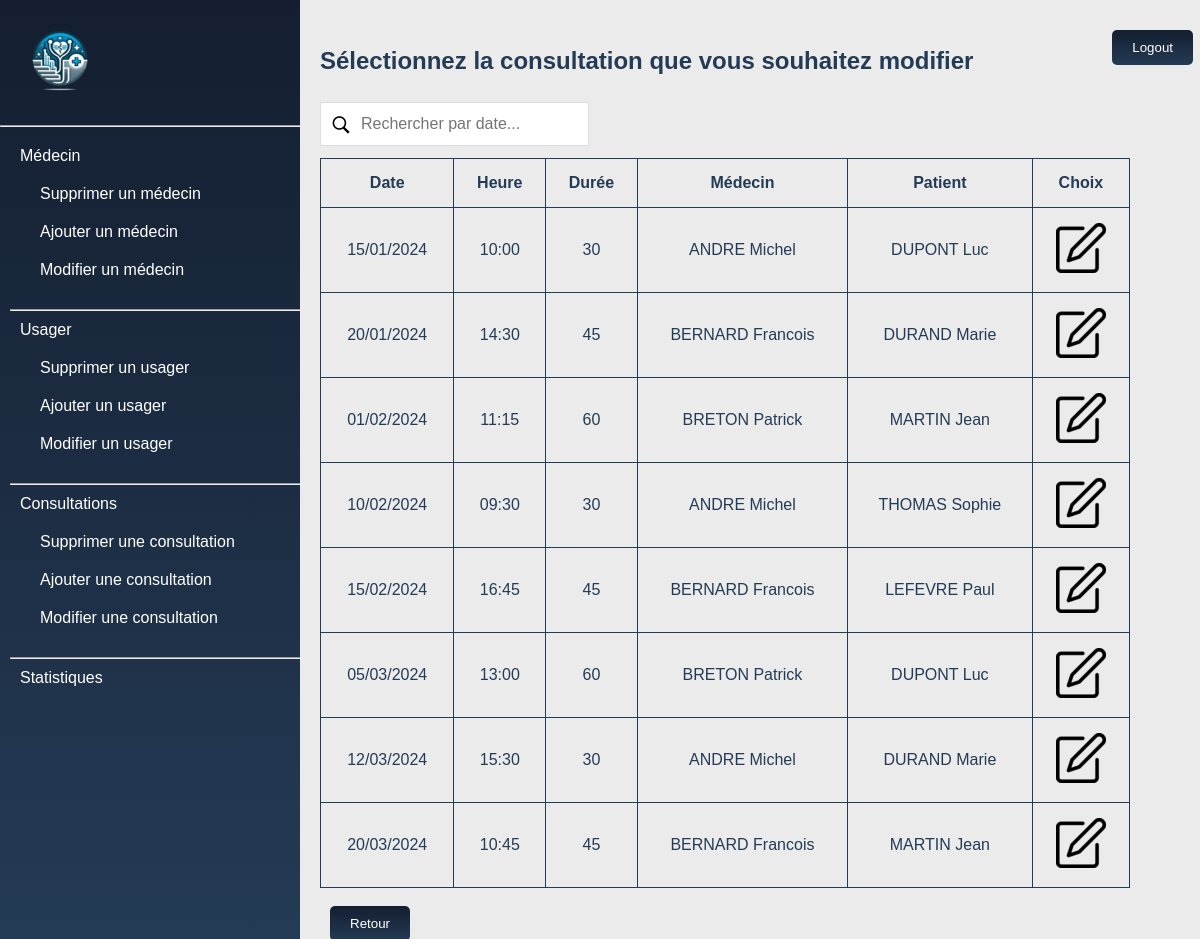
The app's page /PHP/rdv/modifier.php, older data.
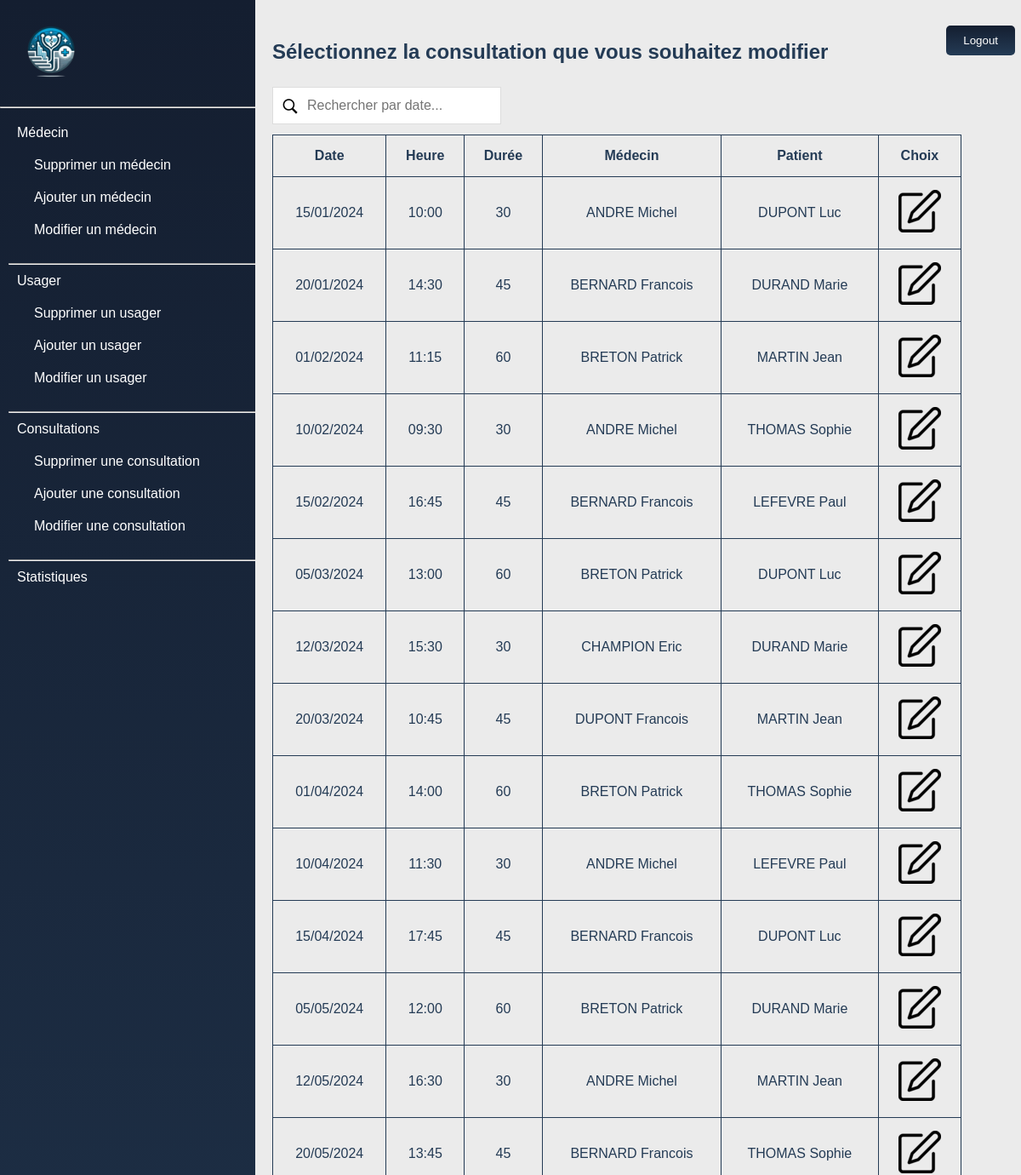
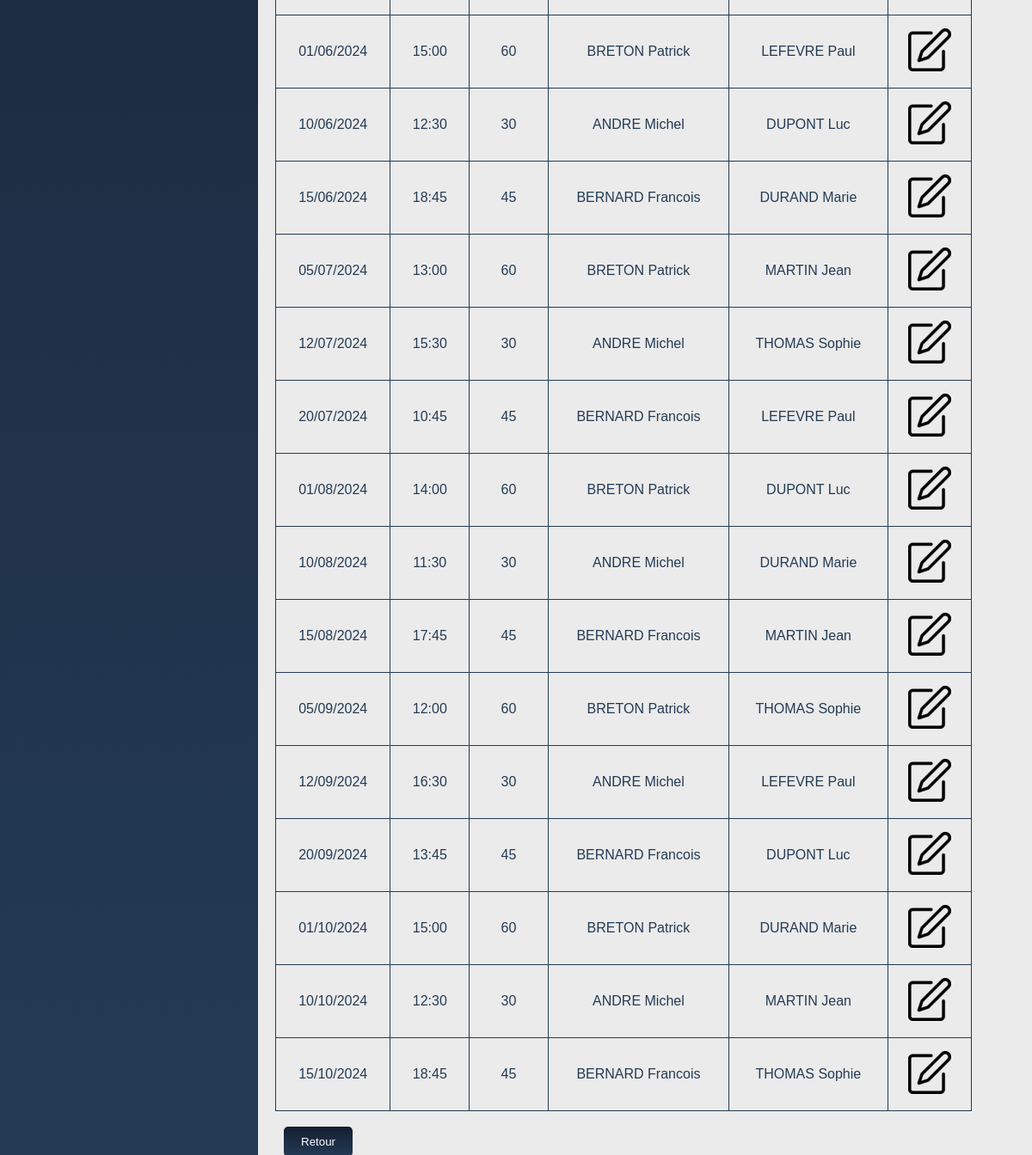
The same page, newer data (2 pictures, top to bottom).
### tables this page shows
CREATE TABLE rendezvous (
    ID INT PRIMARY KEY AUTO_INCREMENT,
    DateHeureRDV DATETIME NOT NULL,
    DuréeRDV INT NOT NULL,
    MedID int not null,
    UsaID int not null,
    FOREIGN KEY (MedID) REFERENCES medecin(ID),
    FOREIGN KEY (UsaID) REFERENCES usager(ID)
);

CREATE TABLE medecin (
    ID INT PRIMARY KEY AUTO_INCREMENT,
    Nom VARCHAR(255) NOT NULL,
    Prenom VARCHAR(255) NOT NULL,
    Civilite VARCHAR(10) NOT NULL
);

CREATE TABLE usager (
    ID INT PRIMARY KEY AUTO_INCREMENT,
    Nom VARCHAR(255) NOT NULL,
    Prenom VARCHAR(255) NOT NULL,
    Civilite VARCHAR(10) NOT NULL,
    Adresse VARCHAR(255) NOT NULL,
    DateNaissance DATE NOT NULL,
    LieuNaissance VARCHAR(255) NOT NULL,
    NumeroSecuriteSociale VARCHAR(15) NOT NULL UNIQUE,
    MedID int not null,
    FOREIGN KEY (MedID) REFERENCES medecin(ID)
);

### BDD/BDD.php (called while the page is built)
<?php
    class BDD {
        private static $_instance = null;
        private $linkpdo;
        private function __construct(){
            $this->linkpdo = new PDO(
                "mysql:host=db_project;dbname=php_project;charset=utf8",
                "test","test"
            );
        }
        public static function getInstanceBDD() {
            if(is_null(self::$_instance)) {
              self::$_instance = new BDD();
            }
            return self::$_instance;
        }
        public function getBDD(){
            return $this->linkpdo;
        }
    }
?>

### BDD/BDDrdv.php (called while the page is built, shortened)
<?php
include_once('BDD.php');
class BDDrdv
{
    private $BDD;
    public function __construct()
    {
        $this->BDD = BDD::getInstanceBDD();
    }
    public function select()
    {
        $sql = "SELECT ID,DateHeureRDV,DuréeRDV,MedID,UsaID FROM rendezvous order by DateHeureRDV";
        $result = $this->BDD->getBDD()->query($sql);
        return $result;
    }
}
?>

### BDD/BDDmedecin.php (called while the page is built, shortened)
<?php
    include_once('BDD.php');
    class BDDmedecin {
        private $BDD;
        public function __construct() {
            $this->BDD = BDD::getInstanceBDD();
        }
        public function selectNom(int $id){
            $sql = "SELECT Nom,Prenom FROM medecin WHERE ID=$id";
            $result = $this->BDD->getBDD()->query($sql);
            return $result;
        }
    }
?>

### BDD/BDDusager.php (called while the page is built, shortened)
<?php
include_once('BDD.php');
class BDDusager
{
    private $BDD;
    public function __construct()
    {
        $this->BDD = BDD::getInstanceBDD();
    }
    public function selectNom(int $id){
        $sql = "SELECT Nom,Prenom FROM usager WHERE ID=$id";
        $result = $this->BDD->getBDD()->query($sql);
        return $result;
    }
}
?>

### PHP/rdv/modifier.php (the view, shortened to what this page needs)
<!DOCTYPE HTML>
<html>
<head>
  <link rel="stylesheet" href="../../CSS/style.css">
</head>
<header>
  <?php include "../../HTML/header.php"; ?>
</header>
<body>
  <div class="content-wrapper">
    <div class="scrollable-div ">
      <form action="../logout.php" method="post">
        <input onclick='return confirm("Voulez-vous vraiment vous déconnecter ?")' id="logout" type="submit"
          value="Logout">
      </form>
      <h2 class="h2page">Sélectionnez la consultation que vous souhaitez modifier</h2>
      <input type="text" id="myInput" onkeyup="recherche()" placeholder="Rechercher par date...">
      <table id="myTable">
        <tr>
          <th>Date</th>
          <th>Heure</th>
          <th>Durée</th>
          <th>Médecin</th>
          <th>Patient</th>
          <th>Choix</th>
        </tr>
        <?php
        require("../../BDD/BDDrdv.php");
        $BDD = new BDDrdv();
        $records = $BDD->select();
        while ($row = $records->fetch()) {
          $recordID = $row["ID"];
          require_once("../../BDD/BDDmedecin.php");
          $BDDmed = new BDDmedecin();
          $recordNom = $BDDmed->selectNom($row["MedID"]);
          while ($medecin = $recordNom->fetch()) {
            $nommed = $medecin["Nom"] . " " . $medecin["Prenom"];
          }
          require_once("../../BDD/BDDusager.php");
          $BDDusa = new BDDusager();
          $recordNomusa = $BDDusa->selectNom($row["UsaID"]);
          while ($usager = $recordNomusa->fetch()) {
            $nomusa = $usager["Nom"] . " " . $usager["Prenom"];
          }
          $date = $row["DateHeureRDV"];
          $dateHeureObj = new DateTime($date);
          $dateRDV = $dateHeureObj->format('d/m/Y');
          $heureRDV = $dateHeureObj->format('H:i'); ?>
          <tr>
            <td>
              <?php echo $dateRDV; ?>
            </td>
            <td>
              <?php echo $heureRDV; ?>
            </td>
            <td>
              <?php echo $row["DuréeRDV"]; ?>
            </td>
            <td>
              <?php echo $nommed; ?>
            </td>
            <td>
              <?php echo $nomusa; ?>
            </td>
            <td>
              <a href='modification.php?recordID=<?php echo $recordID ?>' class="delete-icon">
                <img src="../../IMAGES/update-icon-50.png"></a>
            </td>
          </tr>
        <?php } ?>
      </table>
      <button class="retour" onclick="location.href='../../choix.php'">Retour</button>
    </div>
  </div>
</body>
</html>

Row changes from the older to the newer data that the page shows:
changed rendezvous: MedID.Prenom "ANDRE Michel" → "CHAMPION Eric"
changed rendezvous: MedID.Prenom "BERNARD Francois" → "DUPONT Francois"
added rendezvous: DateHeureRDV "01/04/2024", DateHeureRDV "14:00", DuréeRDV "60", MedID.Prenom "BRETON Patrick", UsaID.Prenom "THOMAS Sophie"
added rendezvous: DateHeureRDV "10/04/2024", DateHeureRDV "11:30", DuréeRDV "30", MedID.Prenom "ANDRE Michel", UsaID.Prenom "LEFEVRE Paul"
added rendezvous: DateHeureRDV "15/04/2024", DateHeureRDV "17:45", DuréeRDV "45", MedID.Prenom "BERNARD Francois", UsaID.Prenom "DUPONT Luc"
added rendezvous: DateHeureRDV "05/05/2024", DateHeureRDV "12:00", DuréeRDV "60", MedID.Prenom "BRETON Patrick", UsaID.Prenom "DURAND Marie"
added rendezvous: DateHeureRDV "12/05/2024", DateHeureRDV "16:30", DuréeRDV "30", MedID.Prenom "ANDRE Michel", UsaID.Prenom "MARTIN Jean"
added rendezvous: DateHeureRDV "20/05/2024", DateHeureRDV "13:45", DuréeRDV "45", MedID.Prenom "BERNARD Francois", UsaID.Prenom "THOMAS Sophie"
added rendezvous: DateHeureRDV "01/06/2024", DateHeureRDV "15:00", DuréeRDV "60", MedID.Prenom "BRETON Patrick", UsaID.Prenom "LEFEVRE Paul"
added rendezvous: DateHeureRDV "10/06/2024", DateHeureRDV "12:30", DuréeRDV "30", MedID.Prenom "ANDRE Michel", UsaID.Prenom "DUPONT Luc"
added rendezvous: DateHeureRDV "15/06/2024", DateHeureRDV "18:45", DuréeRDV "45", MedID.Prenom "BERNARD Francois", UsaID.Prenom "DURAND Marie"
added rendezvous: DateHeureRDV "05/07/2024", DateHeureRDV "13:00", DuréeRDV "60", MedID.Prenom "BRETON Patrick", UsaID.Prenom "MARTIN Jean"
added rendezvous: DateHeureRDV "12/07/2024", DateHeureRDV "15:30", DuréeRDV "30", MedID.Prenom "ANDRE Michel", UsaID.Prenom "THOMAS Sophie"
added rendezvous: DateHeureRDV "20/07/2024", DateHeureRDV "10:45", DuréeRDV "45", MedID.Prenom "BERNARD Francois", UsaID.Prenom "LEFEVRE Paul"
added rendezvous: DateHeureRDV "01/08/2024", DateHeureRDV "14:00", DuréeRDV "60", MedID.Prenom "BRETON Patrick", UsaID.Prenom "DUPONT Luc"
added rendezvous: DateHeureRDV "10/08/2024", DateHeureRDV "11:30", DuréeRDV "30", MedID.Prenom "ANDRE Michel", UsaID.Prenom "DURAND Marie"
added rendezvous: DateHeureRDV "15/08/2024", DateHeureRDV "17:45", DuréeRDV "45", MedID.Prenom "BERNARD Francois", UsaID.Prenom "MARTIN Jean"
added rendezvous: DateHeureRDV "05/09/2024", DateHeureRDV "12:00", DuréeRDV "60", MedID.Prenom "BRETON Patrick", UsaID.Prenom "THOMAS Sophie"
added rendezvous: DateHeureRDV "12/09/2024", DateHeureRDV "16:30", DuréeRDV "30", MedID.Prenom "ANDRE Michel", UsaID.Prenom "LEFEVRE Paul"
added rendezvous: DateHeureRDV "20/09/2024", DateHeureRDV "13:45", DuréeRDV "45", MedID.Prenom "BERNARD Francois", UsaID.Prenom "DUPONT Luc"
added rendezvous: DateHeureRDV "01/10/2024", DateHeureRDV "15:00", DuréeRDV "60", MedID.Prenom "BRETON Patrick", UsaID.Prenom "DURAND Marie"
added rendezvous: DateHeureRDV "10/10/2024", DateHeureRDV "12:30", DuréeRDV "30", MedID.Prenom "ANDRE Michel", UsaID.Prenom "MARTIN Jean"
added rendezvous: DateHeureRDV "15/10/2024", DateHeureRDV "18:45", DuréeRDV "45", MedID.Prenom "BERNARD Francois", UsaID.Prenom "THOMAS Sophie"
